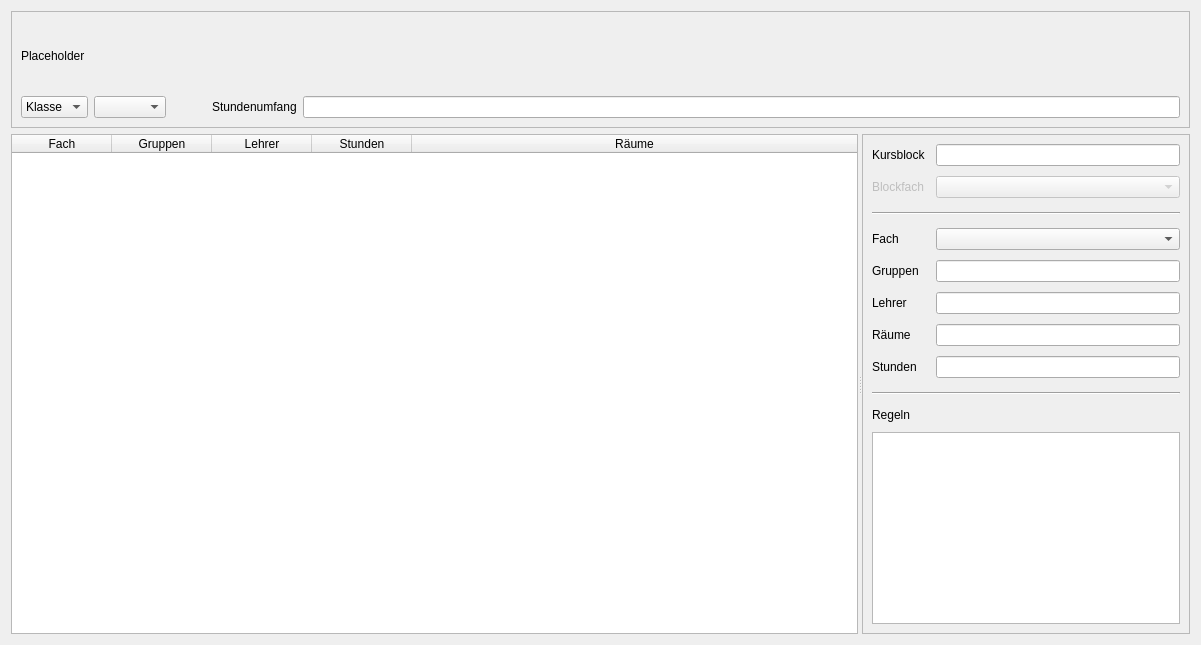
<?xml version="1.0" encoding="UTF-8"?>
<ui version="4.0">
 <class>Form</class>
 <widget class="QWidget" name="Form">
  <property name="geometry">
   <rect>
    <x>0</x>
    <y>0</y>
    <width>1201</width>
    <height>645</height>
   </rect>
  </property>
  <property name="windowTitle">
   <string>Form</string>
  </property>
  <layout class="QVBoxLayout" name="verticalLayout">
   <item>
    <widget class="QFrame" name="top_frame">
     <property name="frameShape">
      <enum>QFrame::Shape::StyledPanel</enum>
     </property>
     <property name="frameShadow">
      <enum>QFrame::Shadow::Raised</enum>
     </property>
     <layout class="QVBoxLayout" name="verticalLayout_2">
      <item>
       <widget class="QLabel" name="label_13">
        <property name="text">
         <string>Placeholder</string>
        </property>
       </widget>
      </item>
      <item>
       <layout class="QHBoxLayout" name="horizontalLayout">
        <item>
         <widget class="QComboBox" name="table_type">
          <item>
           <property name="text">
            <string>Klasse</string>
           </property>
          </item>
          <item>
           <property name="text">
            <string>Lehrer</string>
           </property>
          </item>
          <item>
           <property name="text">
            <string>Raum</string>
           </property>
          </item>
         </widget>
        </item>
        <item>
         <widget class="QComboBox" name="table_show"/>
        </item>
        <item>
         <spacer name="horizontalSpacer">
          <property name="orientation">
           <enum>Qt::Orientation::Horizontal</enum>
          </property>
          <property name="sizeType">
           <enum>QSizePolicy::Policy::Fixed</enum>
          </property>
          <property name="sizeHint" stdset="0">
           <size>
            <width>40</width>
            <height>20</height>
           </size>
          </property>
         </spacer>
        </item>
        <item>
         <widget class="QLabel" name="label_14">
          <property name="text">
           <string>Stundenumfang</string>
          </property>
         </widget>
        </item>
        <item>
         <widget class="QLineEdit" name="lineEdit_2">
          <property name="readOnly">
           <bool>true</bool>
          </property>
         </widget>
        </item>
       </layout>
      </item>
     </layout>
    </widget>
   </item>
   <item>
    <widget class="QSplitter" name="splitter">
     <property name="orientation">
      <enum>Qt::Orientation::Horizontal</enum>
     </property>
     <widget class="QTableWidget" name="course_table">
      <property name="minimumSize">
       <size>
        <width>847</width>
        <height>500</height>
       </size>
      </property>
      <attribute name="horizontalHeaderStretchLastSection">
       <bool>true</bool>
      </attribute>
      <column>
       <property name="text">
        <string>Fach</string>
       </property>
      </column>
      <column>
       <property name="text">
        <string>Gruppen</string>
       </property>
      </column>
      <column>
       <property name="text">
        <string>Lehrer</string>
       </property>
      </column>
      <column>
       <property name="text">
        <string>Stunden</string>
       </property>
      </column>
      <column>
       <property name="text">
        <string>Räume</string>
       </property>
      </column>
     </widget>
     <widget class="QFrame" name="row_data">
      <property name="frameShape">
       <enum>QFrame::Shape::StyledPanel</enum>
      </property>
      <property name="frameShadow">
       <enum>QFrame::Shadow::Raised</enum>
      </property>
      <layout class="QFormLayout" name="formLayout">
       <property name="horizontalSpacing">
        <number>10</number>
       </property>
       <property name="verticalSpacing">
        <number>10</number>
       </property>
       <item row="0" column="0">
        <widget class="QLabel" name="label_11">
         <property name="text">
          <string>Kursblock</string>
         </property>
        </widget>
       </item>
       <item row="0" column="1">
        <widget class="QLineEdit" name="lineEdit">
         <property name="readOnly">
          <bool>true</bool>
         </property>
        </widget>
       </item>
       <item row="1" column="0">
        <widget class="QLabel" name="label_12">
         <property name="enabled">
          <bool>false</bool>
         </property>
         <property name="text">
          <string>Blockfach</string>
         </property>
        </widget>
       </item>
       <item row="1" column="1">
        <widget class="QComboBox" name="block_subject">
         <property name="enabled">
          <bool>false</bool>
         </property>
         <property name="editable">
          <bool>false</bool>
         </property>
        </widget>
       </item>
       <item row="2" column="0" colspan="2">
        <widget class="Line" name="line">
         <property name="minimumSize">
          <size>
           <width>200</width>
           <height>10</height>
          </size>
         </property>
         <property name="orientation">
          <enum>Qt::Orientation::Horizontal</enum>
         </property>
        </widget>
       </item>
       <item row="3" column="0">
        <widget class="QLabel" name="label">
         <property name="text">
          <string>Fach</string>
         </property>
        </widget>
       </item>
       <item row="3" column="1">
        <widget class="QComboBox" name="choose_subject"/>
       </item>
       <item row="4" column="0">
        <widget class="QLabel" name="label_3">
         <property name="text">
          <string>Gruppen</string>
         </property>
        </widget>
       </item>
       <item row="4" column="1">
        <widget class="QLineEdit" name="choose_groups">
         <property name="readOnly">
          <bool>true</bool>
         </property>
        </widget>
       </item>
       <item row="5" column="0">
        <widget class="QLabel" name="label_2">
         <property name="text">
          <string>Lehrer</string>
         </property>
        </widget>
       </item>
       <item row="5" column="1">
        <widget class="QLineEdit" name="choose_teachers">
         <property name="readOnly">
          <bool>true</bool>
         </property>
        </widget>
       </item>
       <item row="6" column="0">
        <widget class="QLabel" name="label_4">
         <property name="text">
          <string>Räume</string>
         </property>
        </widget>
       </item>
       <item row="6" column="1">
        <widget class="QLineEdit" name="choose_rooms">
         <property name="readOnly">
          <bool>true</bool>
         </property>
        </widget>
       </item>
       <item row="7" column="0">
        <widget class="QLabel" name="label_5">
         <property name="text">
          <string>Stunden</string>
         </property>
        </widget>
       </item>
       <item row="7" column="1">
        <widget class="QLineEdit" name="lesson_lengths">
         <property name="readOnly">
          <bool>true</bool>
         </property>
        </widget>
       </item>
       <item row="8" column="0" colspan="2">
        <widget class="Line" name="line_2">
         <property name="minimumSize">
          <size>
           <width>200</width>
           <height>10</height>
          </size>
         </property>
         <property name="orientation">
          <enum>Qt::Orientation::Horizontal</enum>
         </property>
        </widget>
       </item>
       <item row="10" column="0" colspan="2">
        <widget class="QListWidget" name="constraints"/>
       </item>
       <item row="9" column="0">
        <widget class="QLabel" name="label_15">
         <property name="text">
          <string>Regeln</string>
         </property>
        </widget>
       </item>
      </layout>
     </widget>
    </widget>
   </item>
  </layout>
 </widget>
 <resources/>
 <connections/>
</ui>
